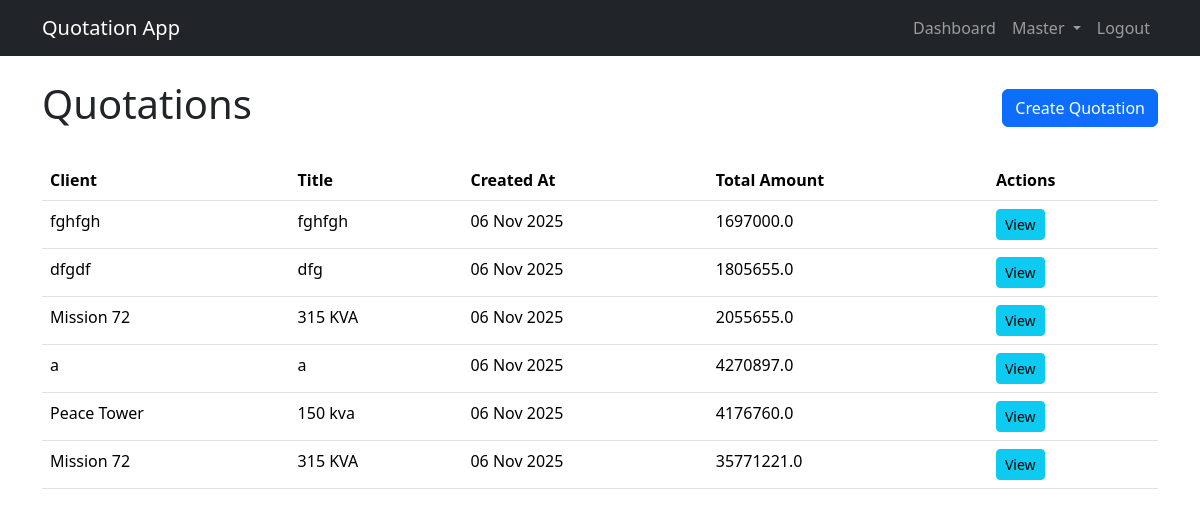
Page / (signed in) on the earlier database version.
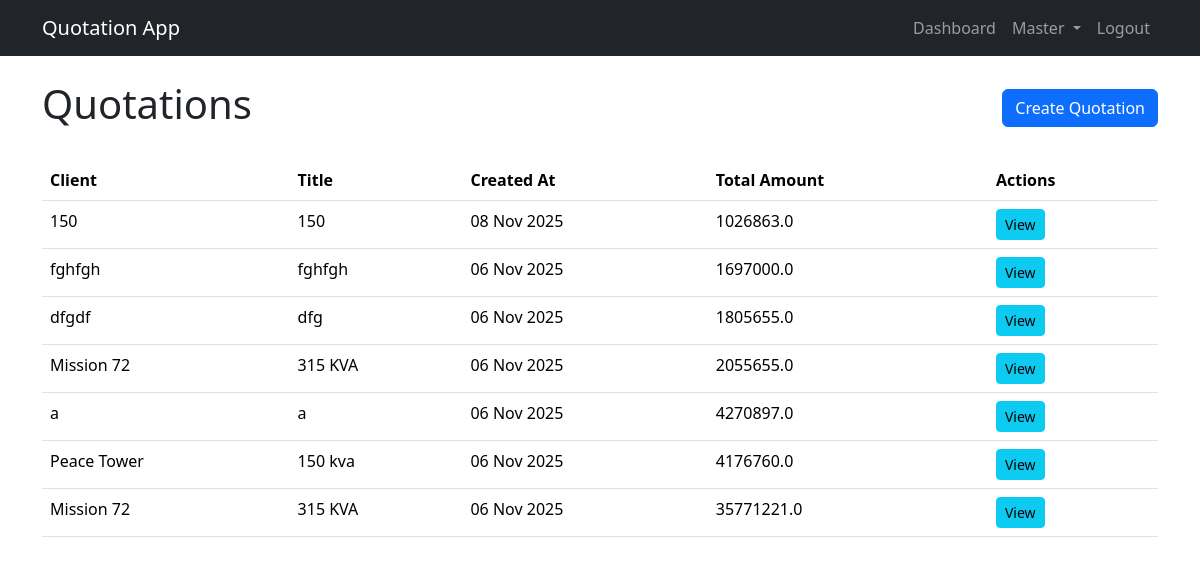
Same page on the later database version.
### pages/models.py (models this page shows, shortened)
class Quotation(models.Model):
    title = models.CharField(max_length=255)
    client_name = models.CharField(max_length=255)
    template = models.ForeignKey(QuotationTemplate, on_delete=models.SET_NULL, null=True, blank=True)
    created_at = models.DateTimeField(auto_now_add=True)
    def total_amount(self):
        return sum(group.subtotal() for group in self.groups.all())

class QuotationGroup(models.Model):
    quotation = models.ForeignKey(Quotation, on_delete=models.CASCADE, related_name='groups')
    name = models.CharField(max_length=255)
    def subtotal(self):
        return sum(item.total_price for item in self.items.all())

class QuotationItem(models.Model):
    group = models.ForeignKey(QuotationGroup, on_delete=models.CASCADE, related_name='items')
    item = models.ForeignKey(Item, on_delete=models.SET_NULL, null=True, blank=True)
    description = models.CharField(max_length=255, blank=True, null=True)
    unit = models.ForeignKey(Unit, on_delete=models.SET_NULL, null=True, blank=True)
    qty = models.FloatField(default=0)
    unit_price = models.FloatField(default=0)
    total_price = models.FloatField(default=0)

### pages/views.py (the view)
# urls.py: path('', QuotationListView.as_view(), name='quotation_list'),
@method_decorator(login_required, name='dispatch')
class QuotationListView(ListView):
    model = Quotation
    template_name = 'pages/quotations/quotation_list.html'
    context_object_name = 'quotations'
    def get_queryset(self):
        return Quotation.objects.all().order_by('-created_at')

### templates/pages/quotations/quotation_list.html (shortened to what this page needs)
{% extends 'base.html' %}
{% block content %}
    <div class="d-flex justify-content-between align-items-center mb-4">
        <h1>Quotations</h1>
        <a href="{% url 'quotation_create' %}" class="btn btn-primary">Create Quotation</a>
    </div>
    <table class="table">
        <thead>
            <tr>
                <th>Client</th>
                <th>Title</th>
                <th>Created At</th>
                <th>Total Amount</th>
                <th>Actions</th>
            </tr>
        </thead>
        <tbody>
            {% for quotation in quotations %}
                <tr>
                    <td>{{ quotation.client_name }}</td>
                    <td>{{ quotation.title }}</td>
                    <td>{{ quotation.created_at|date:"d M Y" }}</td>
                    <td>{{ quotation.total_amount }}</td>
                    <td>
                        <a href="{% url 'quotation_view' quotation.pk %}" class="btn btn-sm btn-info">View</a>
                    </td>
                </tr>
            {% empty %}
                <tr>
                    <td colspan="5">No quotations found.</td>
                </tr>
            {% endfor %}
        </tbody>
    </table>
{% endblock %}

Differences in the rows shown:
added Quotation: client_name "150", title "150", created_at "08 Nov 2025", total_amount "1026863.0"
